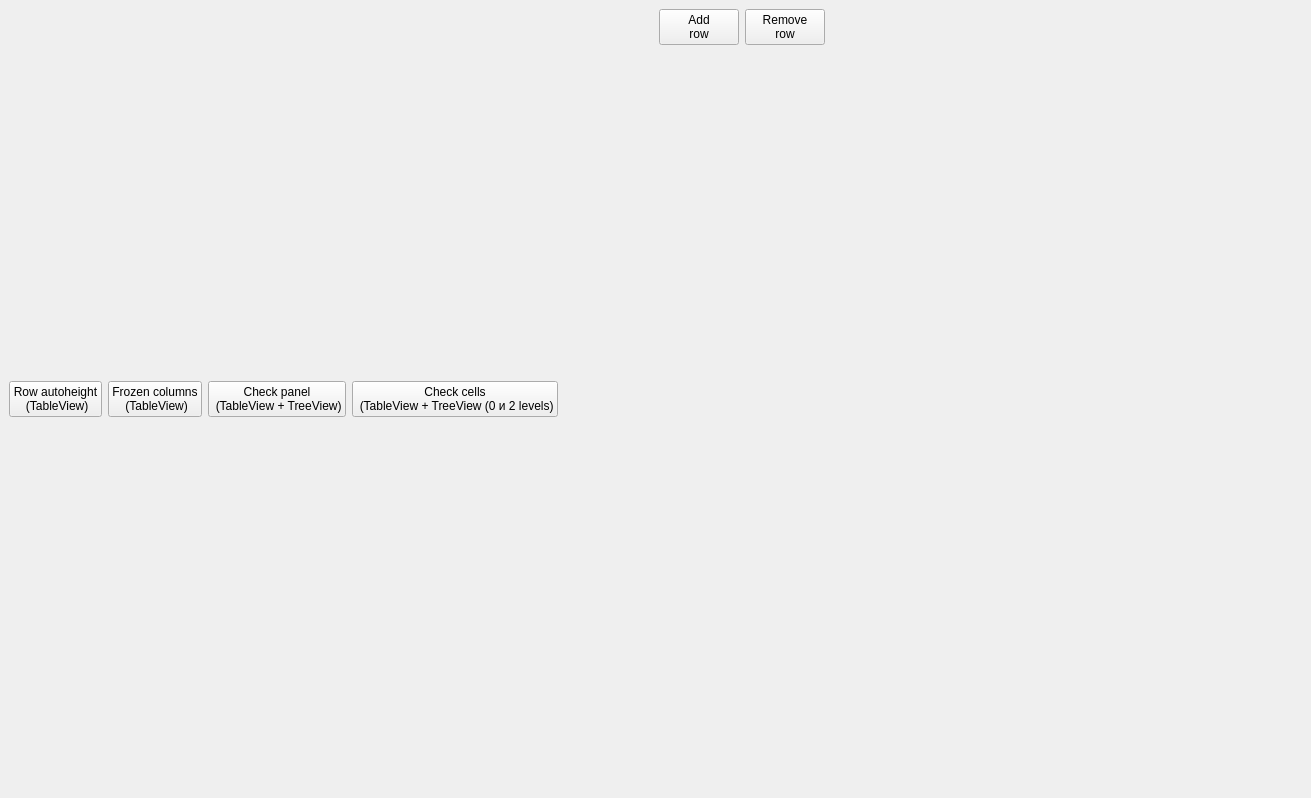
<?xml version="1.0" encoding="UTF-8"?>
<ui version="4.0">
 <class>MainWindow</class>
 <widget class="QMainWindow" name="MainWindow">
  <property name="geometry">
   <rect>
    <x>0</x>
    <y>0</y>
    <width>1311</width>
    <height>798</height>
   </rect>
  </property>
  <property name="windowTitle">
   <string>MainWindow</string>
  </property>
  <widget class="QWidget" name="centralwidget">
   <layout class="QHBoxLayout" name="horizontalLayout_4">
    <item>
     <layout class="QVBoxLayout" name="la_general" stretch="0,1">
      <item>
       <layout class="QHBoxLayout" name="horizontalLayout">
        <item>
         <widget class="QPushButton" name="auto_height">
          <property name="text">
           <string>Row autoheight
 (TableView)</string>
          </property>
         </widget>
        </item>
        <item>
         <widget class="QPushButton" name="frozen">
          <property name="text">
           <string>Frozen columns
 (TableView)</string>
          </property>
         </widget>
        </item>
        <item>
         <widget class="QPushButton" name="check_panel">
          <property name="text">
           <string>Check panel
 (TableView + TreeView)</string>
          </property>
         </widget>
        </item>
        <item>
         <widget class="QPushButton" name="check_cell">
          <property name="text">
           <string>Check cells
 (TableView + TreeView (0 и 2 levels)</string>
          </property>
         </widget>
        </item>
        <item>
         <spacer name="horizontalSpacer">
          <property name="orientation">
           <enum>Qt::Horizontal</enum>
          </property>
          <property name="sizeHint" stdset="0">
           <size>
            <width>40</width>
            <height>20</height>
           </size>
          </property>
         </spacer>
        </item>
       </layout>
      </item>
      <item>
       <layout class="QVBoxLayout" name="la_general_views"/>
      </item>
     </layout>
    </item>
    <item>
     <layout class="QVBoxLayout" name="la_shrink">
      <item>
       <layout class="QHBoxLayout" name="horizontalLayout_3">
        <item>
         <widget class="QPushButton" name="add_row">
          <property name="text">
           <string>Add
row</string>
          </property>
         </widget>
        </item>
        <item>
         <widget class="QPushButton" name="remove_row">
          <property name="text">
           <string>Remove
row</string>
          </property>
         </widget>
        </item>
        <item>
         <spacer name="horizontalSpacer_2">
          <property name="orientation">
           <enum>Qt::Horizontal</enum>
          </property>
          <property name="sizeHint" stdset="0">
           <size>
            <width>40</width>
            <height>20</height>
           </size>
          </property>
         </spacer>
        </item>
       </layout>
      </item>
      <item>
       <layout class="QVBoxLayout" name="la_shrink_table"/>
      </item>
      <item>
       <spacer name="verticalSpacer">
        <property name="orientation">
         <enum>Qt::Vertical</enum>
        </property>
        <property name="sizeHint" stdset="0">
         <size>
          <width>20</width>
          <height>40</height>
         </size>
        </property>
       </spacer>
      </item>
     </layout>
    </item>
   </layout>
  </widget>
 </widget>
 <resources/>
 <connections/>
</ui>
